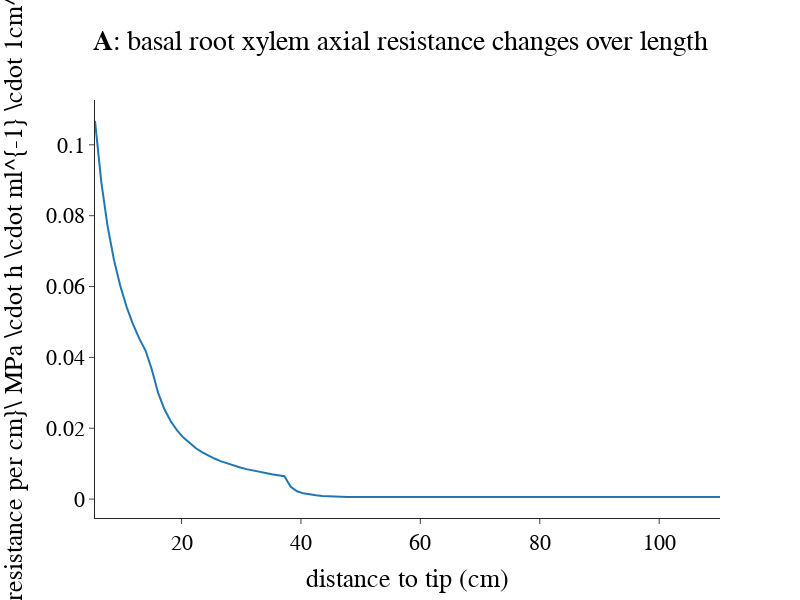

The code cell stored with this chart in its notebook:
### Code cell
import plotly.express as px
import numpy as np
# import matplotlib.pyplot as plt
import pwlf
import pandas as pd
import plotly.graph_objects as go


def bk_to_r(k): 
    return list( map( lambda x: 1/(x*10e-9*100e3*100*3600), k)  )
def lk_to_r(k): 
    return list( map( lambda x: 1/(x*10e-12*100e3*100*3600), k)  )
def ky_to_r(k): 
    return list( map( lambda x: 1/(x*10e-7*100*3600), k)  )
# axial lateral conductivity
x =np.array( [
5.506136884, 
15.55448305, 
20.57316414, 
26.18098606,
    30.18098606,
35.34262534,
37.98477221,
39.43565633,
41.46070314,
43.19517371,
44.93363844,
47.69361348,
49.59883503,
59.94275016,
77.08574995,
110.1894737,])

y = [
0.02602038694,
0.04459330144,
0.1653671729,
0.3265820678,
    0.3365820678,
0.3453047639,
0.7097233202,
1.256775536,
2.148325359,
2.938572914,
3.647738714,
4.620245475,
4.944247972,
4.962770959,
4.959875182,
4.954283337,  
]




a_lateral = pwlf.PiecewiseLinFit(x, y,  seed=123,)
breaks =a_lateral.fit(5)

x_hat = np.linspace(x.min(), x.max(), 100)
y_hat = a_lateral.predict(x_hat)
df = pd.DataFrame()
df['x'] = x

df['y_res'] = bk_to_r(y)
df2 = pd.DataFrame()

df2['x_line'] = x_hat
df2['y_res_line'] = bk_to_r(y_hat)
fig = go.Figure()

# fig.add_trace(go.Scatter(x=df['x'], y=df['y_res'], mode = 'markers', name = ''))
fig.add_trace(go.Scatter(x=df2['x_line'], y=df2['y_res_line'], mode = 'lines', ))

fig.update_layout(template="simple_white", title = dict( text  = "<b>A</b>: basal root xylem axial resistance changes over length", x =0.5,font=dict(
family="Arial",
        size=28,
        color="black"
    )),
                  showlegend = False,
    xaxis_title="distance to tip (cm)",
    yaxis_title=r"$\text {resistance per cm}\ MPa \cdot h \cdot ml^{-1} \cdot 1cm^{-1}$",
#     legend_title="$ MPa\ \cdot h \cdot ml^{-1} \cdot 1cm^{-1}$",
    width = 800, height = 600,              
    font=dict(
family="Arial",
        size=22,
        color="black"
    ))
fig.show()
# ax1.plot(x_hat, y_hat, '-')
